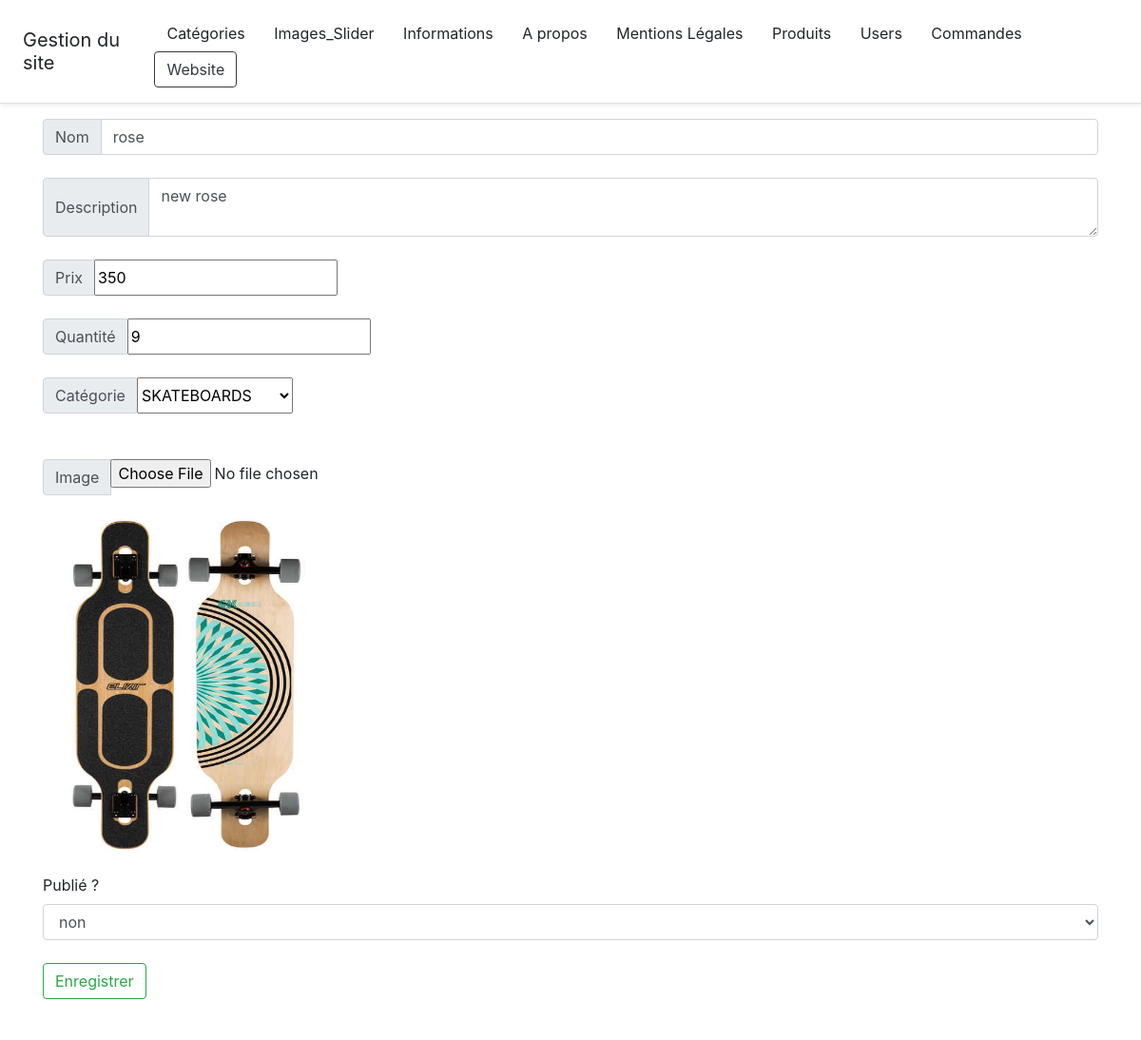
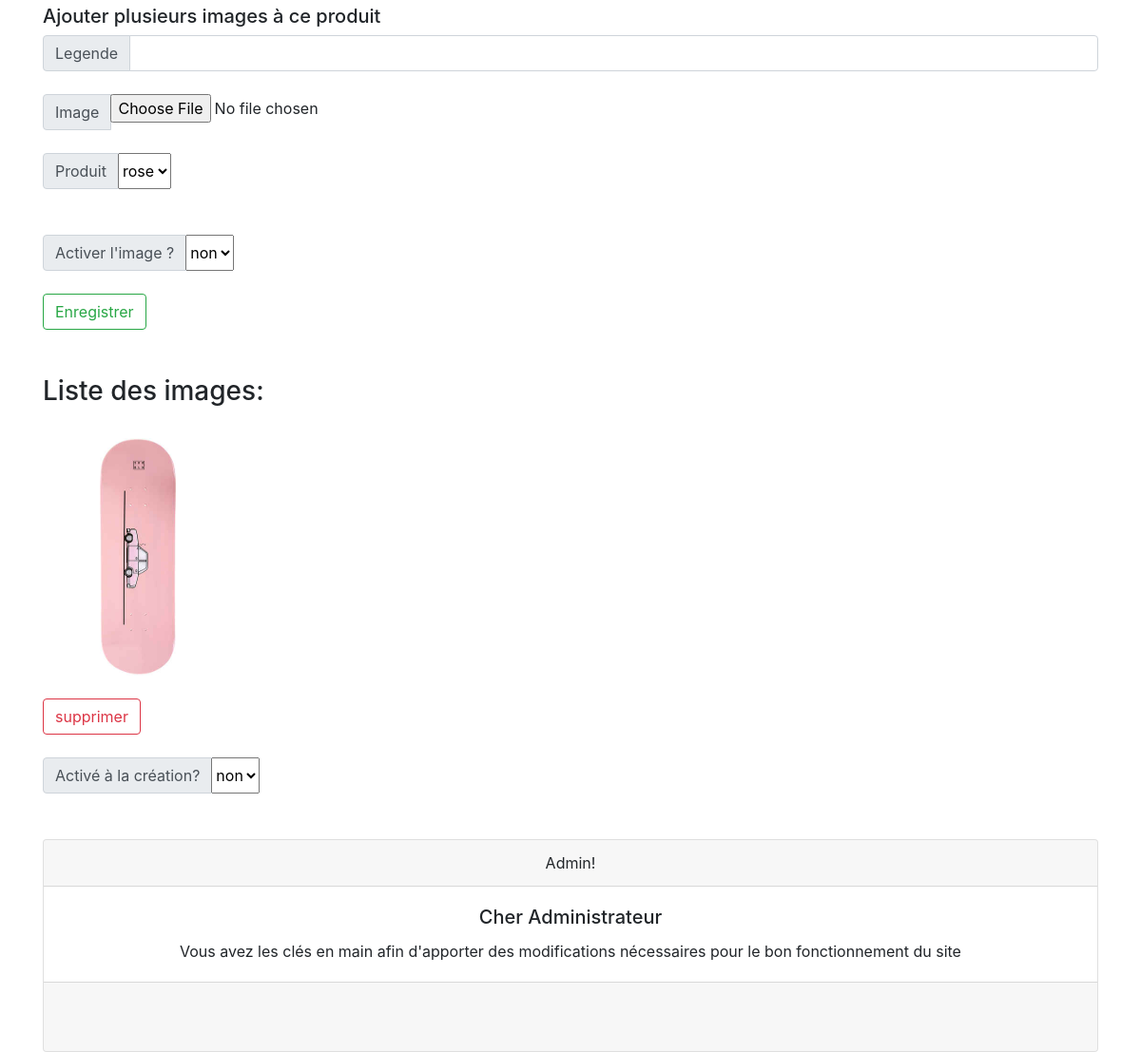
Page /administrateur/index.php?controller=products&action=editProduct&id=24 (signed in) on the committed database (2 pictures, top to bottom).
### tables this page shows
CREATE TABLE `products` (
  `id` int(11) NOT NULL,
  `name` varchar(100) NOT NULL,
  `description` text NOT NULL,
  `price` int(11) NOT NULL,
  `quantity` int(11) NOT NULL,
  `published` tinyint(1) NOT NULL DEFAULT '1',
  `image` varchar(255) DEFAULT NULL,
  `category_id` int(11) NOT NULL
);

CREATE TABLE `categorys` (
  `id` int(11) NOT NULL,
  `name` varchar(255) NOT NULL,
  `description` text NOT NULL,
  `image` text
);

CREATE TABLE `images` (
  `id` int(11) NOT NULL,
  `name` varchar(100) NOT NULL,
  `image` varchar(255) DEFAULT NULL,
  `product_id` int(11) NOT NULL,
  `published` tinyint(1) NOT NULL DEFAULT '1'
);

### administrateur/models/Product.php (called while the page is built, shortened)
<?php
function getProduct($id)
{
    $db = dbConnect();
    $query = $db->prepare("SELECT * FROM products WHERE id = ?");
    $query->execute([
        $id
    ]);
    $result = $query->fetch();
    return $result;
}

### administrateur/models/Category.php (called while the page is built, shortened)
<?php
function getAllCategorys()
{
    $db = dbConnect();
    $query = $db->query('SELECT * FROM categorys ORDER BY ID DESC');
    $categorys = $query->fetchAll();
    return $categorys;
}

### administrateur/models/Image.php (called while the page is built, shortened)
<?php
function get_products_images($id)
{
$db = dbConnect();
$query = $db->prepare("SELECT * FROM images WHERE product_id = ?");
$query->execute([
$id
]);
$result = $query->fetchAll();
return $result;
}

### administrateur/views/productForm.php (the view, shortened to what this page needs)
<?php require ('partials/header.php'); ?>
<form action="index.php?controller=products&action=<?= isset($product) ||
(isset($_SESSION['old_inputs']) && $_GET['action'] == 'editProduct') ? 'editProduct&id='.$_GET['id']  : 'addProduct' ?>" method="post" enctype="multipart/form-data">
    <div class="input-group">
        <div class="input-group-prepend"><span class="input-group-text">Nom</span></div>
    <input  type="text" class="form-control" name="name" id="name" value="<?= isset($_SESSION['old_inputs']) ? $_SESSION['old_inputs']['name'] : '' ?>
<?= isset($product) ? $product['name'] : '' ?>" />
    </div>
    <br>
    <div class="input-group">
        <div class="input-group-prepend"><span class="input-group-text">Description</span></div>
    <textarea name="description" class="form-control" id="description"><?= isset($_SESSION['old_inputs']) ? $_SESSION['old_inputs']['description'] : '' ?><?= isset($product) ? $product['description'] : '' ?></textarea>
    </div>
    <br>
    <div class="input-group">
        <div class="input-group-prepend"><span class="input-group-text">Prix</span></div>
    <input  type="text" name="price" id="price" value="<?= isset($_SESSION['old_inputs']) ? $_SESSION['old_inputs']['price'] : '' ?>
<?= isset($product) ? $product['price'] : '' ?>" />
    </div>
    <br>
    <div class="input-group">
        <div class="input-group-prepend"><span class="input-group-text">Quantité</span></div>
    <input  type="text" name="quantity" id="quantity" value="<?= isset($_SESSION['old_inputs']) ? $_SESSION['old_inputs']['quantity'] : '' ?>
<?= isset($product) ? $product['quantity'] : '' ?>" />
    </div>
        <br>
    <div class="input-group">
        <div class="input-group-prepend"><span class="input-group-text">Catégorie</span></div>
    <select name="category_id" id="category_id">
        <?php foreach ($categorys as $category): ?>
            <option value="<?= $category['id']?>"<?php if(isset($product) && $product['category_id'] == $category['id']): ?>selected="selected"<?php endif; ?>><?= $category['name']?></option>
        <?php endforeach; ?>
    </select>
    </div>
    <br>
    <br>
    <div class="input-group">
        <div class="input-group-prepend"><span class="input-group-text">Image</span></div>
        <input type="file" name="image" id="image" value="<?= isset($_SESSION['old_inputs']) ? $_SESSION['old_inputs']['image'] : '' ?>
        <?= isset($product) ? $product['image'] : '' ?>" />
    <br>
    </div>
    <br>
        <img src="../assets/images/product/<?= ($product['image']) ?>" alt="Image du produit" width="300px" height="350px">
    <br>
    <br>
    <label for="published">Publié ?</label>
    <select class="form-control" name="published" id="published">
        <option value="0"<?php if(isset($product) && $product['id']) : ?><?=($product['published']==0) ? ' selected':''; ?><?php endif; ?>>non</option>
    </select>
    <br>
    <input class="btn btn-outline-success" type="submit" value="Enregistrer" />
</form>
<br>
<br>
<?php if (isset($product) && ('editProduct')) : ?>
    <h5>Ajouter plusieurs images à ce produit</h5>
    <form action="index.php?controller=images&action=<?= isset($image) ||
    (isset($_SESSION['old_inputs']) && $_GET['action'] == 'editImage') ? 'editImage&id='.$_GET['id'] : 'addImage'?>" method="post" enctype="multipart/form-data">
        <div class="input-group">
            <div class="input-group-prepend"><span class="input-group-text">Legende</span></div>
        <input  type="text" name="name" class="form-control" id="name" value="<?= isset($_SESSION['old_inputs']) ? $_SESSION['old_inputs']['name'] : '' ?><?= isset($image) ? $image['name'] : '' ?>" />
        </div>
        <br>
        <div class="input-group">
            <div class="input-group-prepend"><span class="input-group-text">Image</span></div>
            <input type="file" name="image" id="image" value="<?= isset($_SESSION['old_inputs']) ? $_SESSION['old_inputs']['image'] : '' ?>
            <?= isset($product) ? $product['image'] : '' ?>" />
        </div>
        <br>
        <div class="input-group">
            <div class="input-group-prepend"><span class="input-group-text">Produit</span></div>
            <select name="product_id" id="product_id">
                    <option value="<?= $product['id']?>"<?php if(isset($image) && $image['product_id'] == $product['id']): ?><?php endif; ?>><?= $product['name']?></option>
            </select>
        </div>
        <br>
        <br>
        <div class="input-group">
            <div class="input-group-prepend"><span class="input-group-text">Activer l'image ?</span></div>
            <select  name="published" id="published">
            <option value="0"<?php if(isset($image) && $image['id']) : ?><?=($image['published']==0) ? ' selected':''; ?><?php endif; ?>>non</option>
        </select>
        </div>
     <br>
        <input class="btn btn-outline-success" type="submit" value="Enregistrer" />
    </form>
<br>
<br>
    <h3>Liste des images:</h3><br>
    <ul class="list-group">
    <?php foreach($images as $image):?>
        <img src="../assets/images/img/<?=($image['image'])?>" alt="images" width="200px" height="250px" >
        <br>
        <div>
        <a class="btn btn-outline-danger" href="index.php?controller=images&action=del_Product_Image&id=<?= $image['id'] ?>"> supprimer</a>
    </div>
        <div>
            <br>
        <div class="input-group">
            <div class="input-group-prepend"><span class="input-group-text">Activé à la création?</span></div>
            <select name="published" id="published">
                <option value="0"<?php if(isset($image) && $image['id']) : ?><?=($image['published']==0) ? ' selected':''; ?><?php endif; ?>>non</option>
            </select>
        </div>
            <br>
        </div>
    <?php endforeach; ?>
<?php endif ;?>
<?php require ('partials/footer.php'); ?>

### rows in the picture
products: name "rose", description "new rose", price "350", quantity "9", category_id "SKATEBOARDS", image (picture), published "non", product_id "rose"
images: image (picture), published "non"
